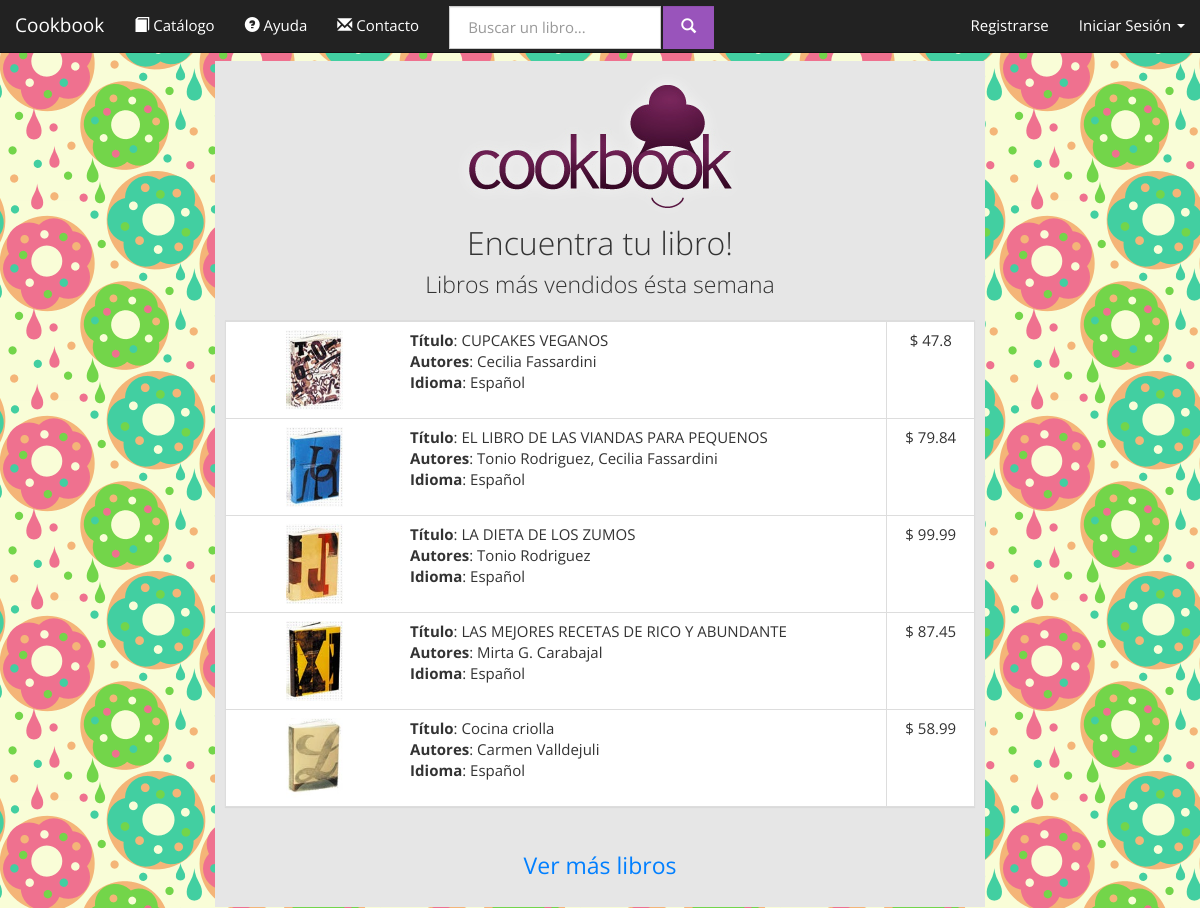
/cookbooks.com.ar/index.php, run on an earlier commit of the app's database.
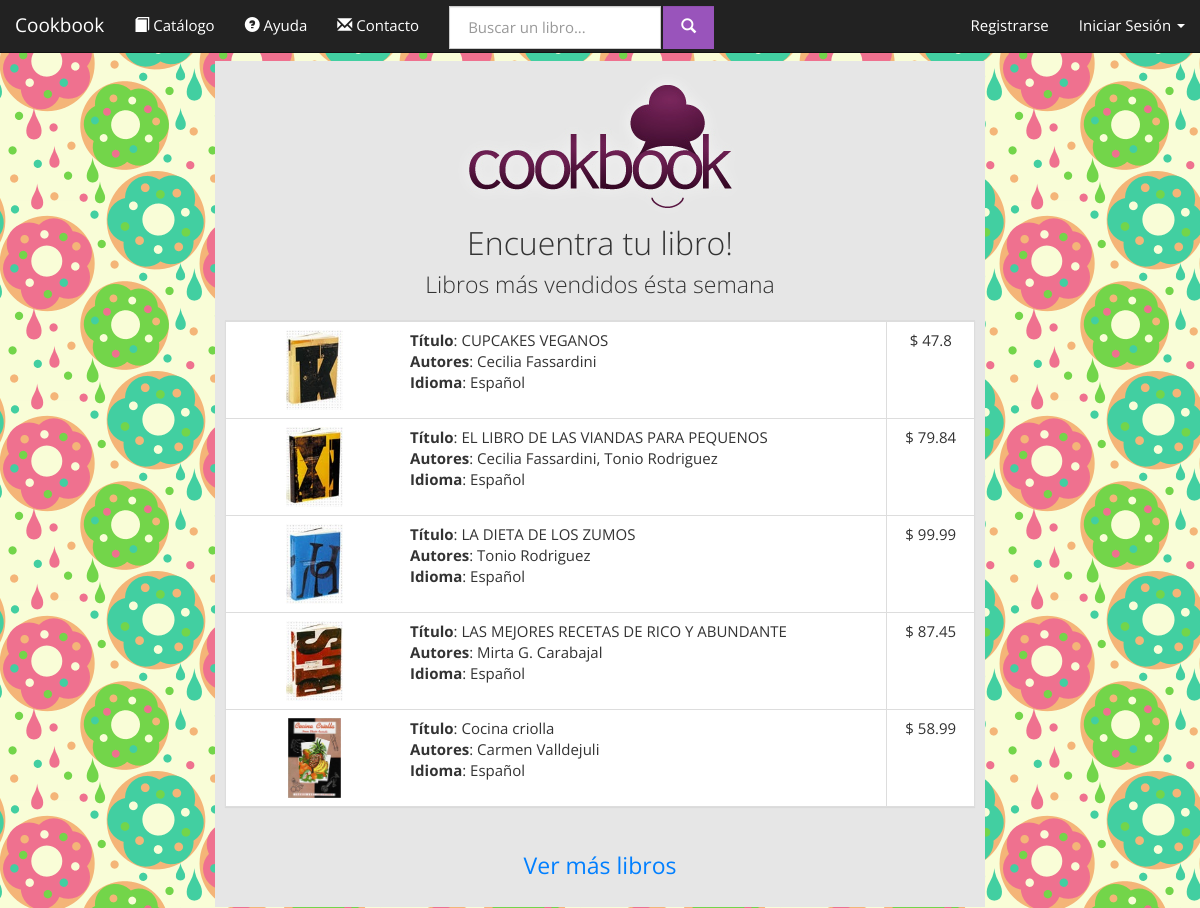
And on a later commit of the database.
### tables this page shows
CREATE TABLE IF NOT EXISTS `libros` (
  `ISBN` varchar(10) NOT NULL DEFAULT '',
  `titulo` varchar(50) NOT NULL DEFAULT '',
  `IDIOMA` varchar(40) NOT NULL DEFAULT '',
  `paginas` int(11) NOT NULL DEFAULT '0',
  `precio` float NOT NULL DEFAULT '0',
  `fecha` date NOT NULL DEFAULT '0000-00-00',
  `etiquetas` varchar(100) NOT NULL DEFAULT '',
  `texto` text,
  `tapa` text,
  `eliminado` tinyint(1) NOT NULL DEFAULT '0',
  `hidden` tinyint(1) NOT NULL,
  PRIMARY KEY (`ISBN`)
);

### cookbooks.com.ar/database.php (called while the page is built, shortened)
<?php
class Conexion {
	private $hostname = 'localhost';
	private $port = '8080';
	private $username = 'root';
	private $password = 'F3Dericcio';
	private $dbname = 'cookbookg32';
	private $dbh;
	function conectar(){
		try {
			$this->dbh = new PDO("mysql:host=$this->hostname;dbname=$this->dbname;port=$this->port", $this->username, $this->password, array(PDO::MYSQL_ATTR_INIT_COMMAND => "SET NAMES utf8"));
			return true;
		} catch(PDOException $e) {
			return false;
		}
	}
	function query($statement){
		return $this->dbh->query($statement);
	}
}
class Users{
	static private $conexion;
	static private $initialized = FALSE;
	static function initialize(){
		if (self::$initialized) return;
		self::$conexion = new Conexion;
		self::$initialized = TRUE;
	}
	static function getUserLogin(){
		if (isset($_SESSION['username'])){
			$username = $_SESSION['username'];
			$info = self::$conexion->query("SELECT * FROM usuarios WHERE username='$username' ");
			if ($info->rowCount() == 1){
				$array = $info->fetch(PDO::FETCH_ASSOC);
				return new User($array);
			}else return NULL;
		}else{
			return NULL;
		}
	}
}
class Books{
	static private $conexion;
	static function initialize(){
		self::$conexion = new Conexion;
	}
	static function getBestSellers($cantidad){
		$result = self::$conexion->query("
			SELECT L.ISBN, L.titulo, GROUP_CONCAT(E.id_autor) as autores, L.paginas, L.precio, L.IDIOMA, L.fecha, L.etiquetas, L.texto, L.tapa, L.eliminado, L.hidden
			FROM libros L
			LEFT JOIN escribe E ON (L.ISBN=E.isbn)
			WHERE (L.eliminado=0 AND L.hidden=0)
			Group by L.ISBN
			LIMIT $cantidad
		");
		$resultado = Array();
		if ($result){
			$books = $result->fetchAll(PDO::FETCH_ASSOC);
			foreach ($books as $num => $bookInfo) {
				array_push($resultado, new Book($bookInfo));
			}
		}
		return (Array)$resultado;
	}
}
class Book{
	private	$ISBN, $OLD_ISBN,
			$titulo,
			$paginas,
			$precio,
			$idioma,
			$fecha,
			$etiquetas,
			$texto,
			$tapa,
			$eliminado,
			$oculto,
			$autores;
	function __construct($param){
		$this->ISBN = $param['ISBN'];
		$this->titulo = $param['titulo']? $param['titulo']:'';
		$this->precio = $param['precio']? $param['precio']:'0';
		$this->idioma= $param['IDIOMA']? $param['IDIOMA']:'';
		$this->tapa = $param['tapa']? $param['tapa']:'';
		$this->autores = $param['autores']? $param['autores']:'';
	}
	function getISBN(){
		return $this->ISBN;
	}
	function getTitulo(){
		return $this->titulo;
	}
	function getAutores(){
		$autores_ids = explode(",", $this->autores);
		$result= Array();
		foreach ($autores_ids as $key => $value) {
			$autor = Authors::getAuthor($value);
			if ($autor)	array_push($result, $autor);
		}
		return $result;
	}
	function getPrecio(){
		return $this->precio;
	}
	function getIdioma(){
		return $this->idioma;
	}
	function getTapa($crudo = false){
		if ($crudo){
			return $this->tapa;
		}else{
			if(is_file("books/img/tapas/".$this->tapa)){
				return $this->tapa;
			}else{
				return "_DEFAULT_.jpg";
			}
		}
	}
}
class Authors{
	static private $initialized = FALSE;
	static private $conexion;
	private static function initialize(){
		if (self::$initialized) return;
		self::$conexion = new Conexion;
		self::$initialized = TRUE;
	}
	public static function getAuthor($ID){
		$result = self::$conexion->query("
			SELECT *
			FROM autor
			WHERE (ID=$ID)AND(eliminado=0)
			LIMIT 1
		");
		if ($result && $result->rowCount()>0) return new Author($result->fetch(PDO::FETCH_ASSOC));
		else return NULL;
	}
}
class Author{
	private	$ID,
			$nombre,
			$apellido,
			$fecha_nacimiento,
			$lugar_nacimiento,
			$eliminado;
	function __construct($params){
		$this->nombre = $params['nombre']? $params['nombre']: "";
		$this->apellido = $params['apellido']? $params['apellido']:"";
	}
	function getNombreApellido(){
		return $this->nombre.' '.$this->apellido;
	}
}
		?>

### cookbooks.com.ar/index.php (the view, shortened to what this page needs)
<?php include_once('database.php'); ?>
<!DOCTYPE html>
<html lang="es">
    <head>
        <link href="bootstrap-3.1.1-dist/css/bootstrap_Cosmo.css" rel="stylesheet" media="screen">
    </head>
    <body>
        <?php include_once('navigation.php'); ?>
        <div class="container-fluid text-center">
            <div class="row">
                <div class="col-md-2">
                </div>
                <div class="col-md-8">
                    <div class="jumbotron" style="padding: 10px">
                        <img src="website/img/logo.png" class="center-block img-responsive" />
                        <h2 style="margin: 0; padding: 4px">Encuentra tu libro!</h2>
                        <p style="padding: 4px">
                            Libros más vendidos ésta semana<br />
                        </p>
                        <div class="panel panel-default">
                            <?php
                            	$books = Books::getBestSellers(5);
							?>
							<table class='table table-bordered'>
								<?php
								foreach ($books as $key => $book) {	?>
									<tr >
										<td class="text-left resaltado" onclick="location='product.php?id=<?php echo $book->getISBN() ?>'">
											<div class="col-md-3"><img src="books/img/tapas/<?php echo $book->getTapa() ?>" class="img-rounded img-responsive" style="margin: 0 auto; height: 80px;"></div>
											<div class="col-md-9">
												<strong>Título</strong>: <?php echo $book->getTitulo(); ?></br>
												<strong>Autores</strong>:
													<?php
														$autores= $book->getAutores();
														$strautores = "";
														foreach ($autores as $key => $value){
															$strautores.=$value->getNombreApellido().", ";
														}
														echo substr($strautores, 0, -2);
													?>
												<strong>Idioma</strong>: <?php echo $book->getIdioma(); ?>
											</div>
										</td>
										<td>$ <?php echo $book->getPrecio() ?><br>
										</td>
									</tr>
									<?php
								}
								?>
							</table>
                        </div>
                        <br />
                        <p><a href="books.php" class=" btn-link" role="button">Ver más libros</a></p>
                    </div>
                </div>
                <div class="col-md-2">
                </div>
            </div>
        </div>
    </body>
</html>

### cookbooks.com.ar/navigation.php (shortened to what this page needs)
<?php include_once('database.php'); ?>
<div id ="navigationWrapper">
	<nav class="navbar navbar-default navbar-fixed-top" role="navigation">
	  <div class="container-fluid">
	    <div class="navbar-header">
	      <a class="navbar-brand" href="./">Cookbook</a>
	    </div>
	    <div class="collapse navbar-collapse" id="bs-navbar-collapse-1">
	    	<div class="">
				<ul class="nav navbar-nav">
					<li><a href="books.php" ><span class="glyphicon glyphicon-book"></span> Catálogo</a></li>
		        	<li><a href="help.php"><span class="glyphicon glyphicon-question-sign"></span> Ayuda</a></li>
		        	<li><a href="contact.php"><span class="glyphicon glyphicon-envelope"></span> Contacto</a></li>
				</ul>
			</div>
			<div class="">
				<form class="navbar-form navbar-left" action="books.php" method="get" role="search">
					<div class="form-group" style="padding-top: 2px; padding-bottom: 0px;">
						<input type="text" name="query" class=" form-control" placeholder="Buscar un libro..." >
						<button type="submit" class="btn btn-info form-control" style="margin-left: -2px;" ><span class="glyphicon glyphicon-search"></span> </button>
					</div>
				</form>
				<ul class="nav navbar-nav navbar-right">
					<?php
					if ($user = Users::getUserLogin()){
					?>
				            <?php
				            if (!$user->getIsAdministrator()){
				            ?>
					            <li class="dropdown">
					                <a id="cartButton" href="#" class="btn btn-default dropdown-toggle" data-toggle="dropdown" rel="tooltip" data-placement="bottom" title="Ver carrito" data-loading-text="Espere...">
					                    <span class="badge" id="cartSize"><?php echo Cart::sizeCart() ?></span> <span class="glyphicon glyphicon-shopping-cart"></span>
					                </a>
					                <?php if (Cart::sizeCart()>0){ ?>
					                <ul id="cartMenu" class="dropdown-menu dropdown-menu-right" role="menu">
					                	<?php Cart::printCartHTML(); ?>
					                </ul>
					                <?php } ?>
					            </li>
				            <?php
							}
							?>
				            <li class="dropdown">
				                <a href="#" class="dropdown-toggle" data-toggle="dropdown"><span class="glyphicon glyphicon-user"></span>&nbsp;<?php echo $user->getUsername(); ?>&nbsp;<b class="caret"></b></a>
				                <ul class="dropdown-menu">
				                	<?php if ($user->getIsAdministrator()){ ?>
				                		<li><a href="admin_pedidos.php"><span class="glyphicon glyphicon-inbox"></span>&nbsp;&nbsp;&nbsp;Administrar pedidos</a></li>
				                		<li class="divider"></li>
				                		<li><a href="admin_users.php"><span class="glyphicon glyphicon-user"></span>&nbsp;&nbsp;&nbsp;Administrar usuarios</a></li>
				                		<li class="divider"></li>
				                		<li><a href="admin_books.php"><span class="glyphicon glyphicon-book"></span>&nbsp;&nbsp;&nbsp;Administrar libros</a></li>
				                		<li class="divider"></li>
				                		<li><a href="admin_authors.php"><span class="glyphicon glyphicon-tag"></span>&nbsp;&nbsp;&nbsp;Administrar autores</a></li>
					                    <li class="divider"></li>
				                	<?php }else{ ?>
					                    <li><a href="history.php"><span class="glyphicon glyphicon-time"></span>&nbsp;&nbsp;&nbsp;Ver el estado de mis compras</a></li>
					                    <li class="divider"></li>
					                    <li><a href="profile.php"><span class="glyphicon glyphicon-wrench"></span>&nbsp;&nbsp;&nbsp;Editar perfil</a></li>
					                    <li class="divider"></li>
				                    <?php } ?>
				                    <li><a href="logout.php"><span class="glyphicon glyphicon-off"></span>&nbsp;&nbsp;&nbsp;Cerrar sesión</a></li>
				                </ul>
				            </li>
		            <?php
		            }else{ ?>
				        <li><a href="register.php">Registrarse</a></li>
				        <li class="dropdown">
				        	<a id="loginDropdown" href="#" class="dropdown-toggle" data-toggle="dropdown" > Iniciar Sesión <b class="caret"></b></a>
				    	</li>
			    	<?php } ?>
				</ul>
			</div>
	    </div>
	  </div>
	</nav>
	<p style="height: 50px"></p>
</div>

### cookbooks.com.ar/index.php (style rules this page uses)
body { background-image: url('website/img/779730.png'); }

What changed in the data, as far as the page shows it:
changed libros "CUPCAKES VEGANOS": tapa: a different picture
changed libros "EL LIBRO DE LAS VIANDAS PARA PEQUENOS": tapa: a different picture; strautores "Tonio Rodriguez, Cecilia Fassardini" → "Cecilia Fassardini, Tonio Rodriguez"
changed libros "LA DIETA DE LOS ZUMOS": tapa: a different picture
changed libros "LAS MEJORES RECETAS DE RICO Y ABUNDANTE": tapa: a different picture
changed libros "Cocina criolla": tapa: a different picture
